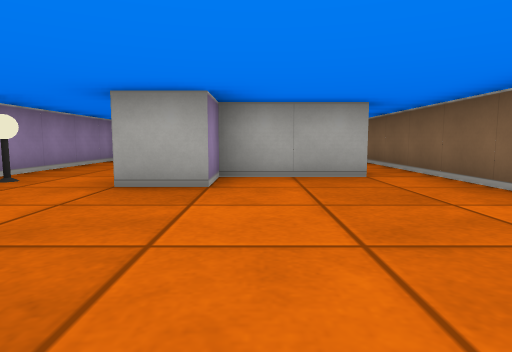
[1] (above)

12 first-person views from a walk through a cub3D ray-caster map. The camera is about half as high as the walls, tilts 6° down and sees 75° across. The floor is counted in squares. Each view is taken from the middle of a square. On the plan, view 1 faces up. The plan holds only what a view shows up to about 9 squares ahead; the rest is blank.

[2]
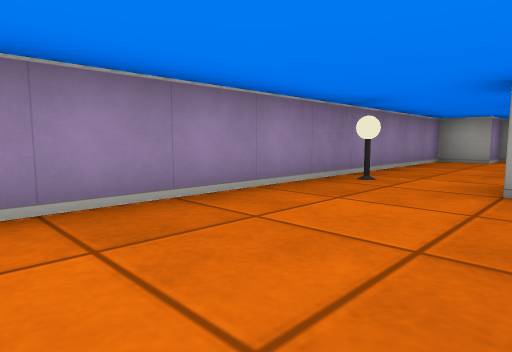

[3]
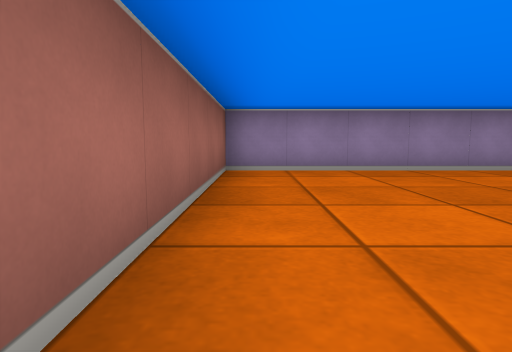

[4]
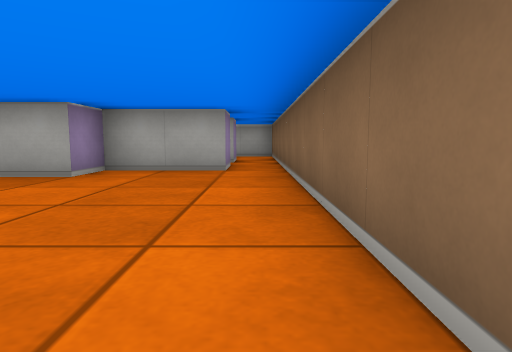

[5]
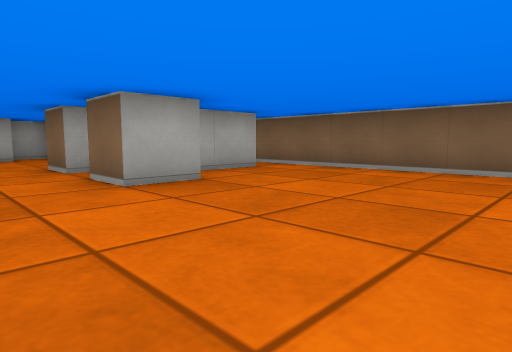

[6]
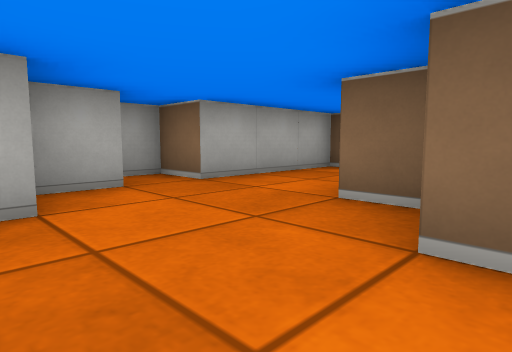

[7]
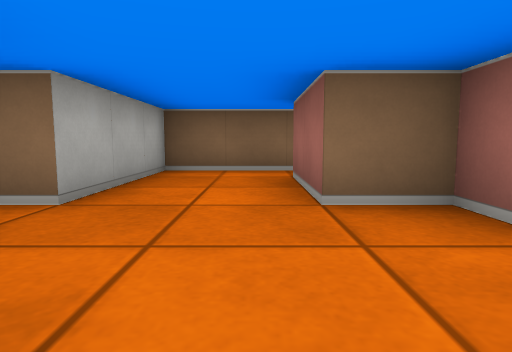

[8]
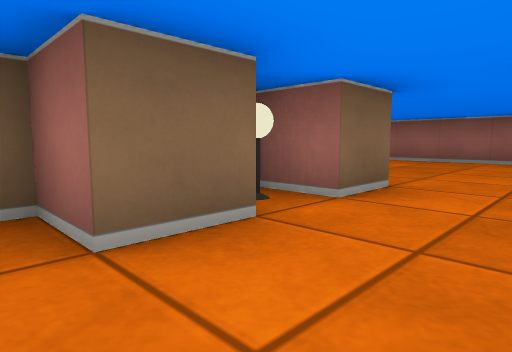

[9]
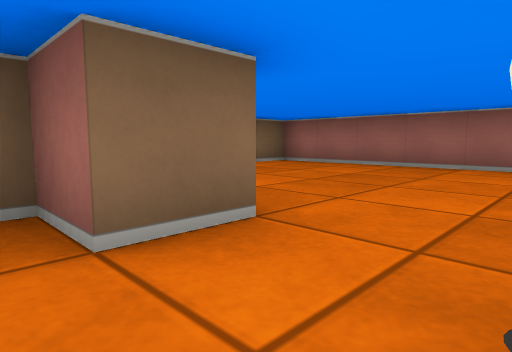

[10]
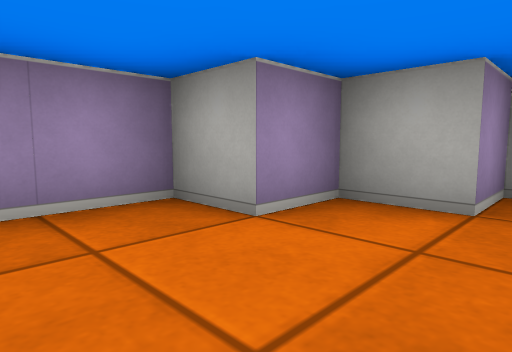

[11]
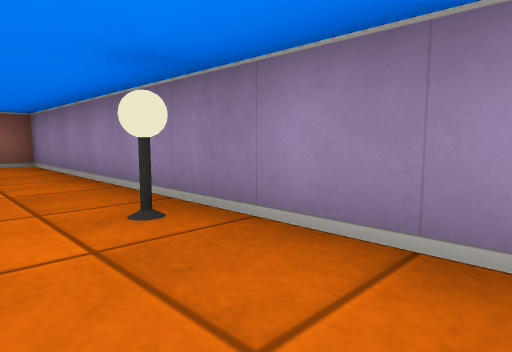

[12]
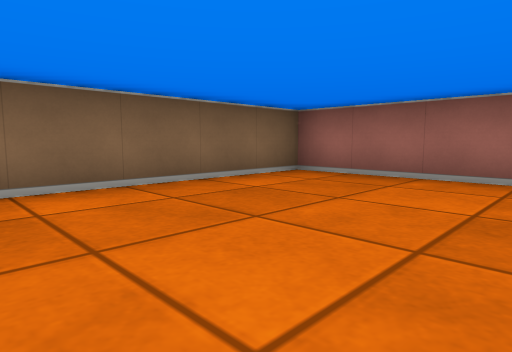

### Floor plan
Points are (right, up) in squares from view 1. A wall is a line through its corners. A room is listed if a view was taken in it or the views show most of it. See-through windows are left out.
Room 1 (views 1, 2, 3, 4, 5, 6, 7, 8, 9, 10, 11, 12)
walls: (-1.5, 5.5) (-1.5, 6.5) (-0.5, 6.5) (-0.5, 7.5) (1.5, 7.5); (1.5, 5.5) (1.5, 4.5) (-0.5, 4.5) (-0.5, 3.5) (-1.5, 3.5) (-1.5, 4.5) (-0.5, 4.5); (1.5, 9.5) (-0.5, 9.5) (-0.5, 10.5) (-1.5, 10.5) (-1.5, 9.5) (-2.5, 9.5) (-2.5, 8.5) (-3.5, 8.5) (-3.5, -1.5) (2.5, -1.5) (2.5, 5.5)
ways out: opening at (0.5, 8.5) to room 2; opening at (2, 5) to room 2
objects: lamp (-3, 4); lamp (-1, 5)
Room 2 (no view inside)
walls: (1.5, 7.5) (1.5, 6.6); (2.5, 5.5) (2.5, 9.5) (1.5, 9.5)
ways out: opening at (0.5, 8.5) to room 1; opening at (2, 5) to room 1

Where each view was taken, in squares from view 1:
view 1: 0 up, 0 right, facing up
view 2: 0 up, 1 left, facing up-left
view 3: 1 down, 2 right, facing left
view 4: 1 down, 2 right, facing up
view 5: 0 up, 3 left, facing up-right
view 6: 6 up, 3 left, facing up-right
view 7: 8 up, 3 left, facing right
view 8: 7 up, 3 left, facing down-right
view 9: 5 up, 3 left, facing down-right
view 10: 7 up, 1 left, facing up-left
view 11: 6 up, 2 left, facing down-left
view 12: 3 up, 1 left, facing down-right
